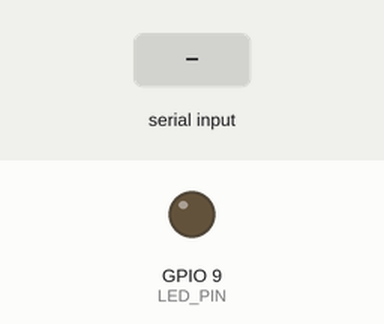
Simulated run of this sketch. Board: ESP32-S3. Shown: output pins drawn as LEDs (lit = HIGH). The inputs (shaded band) are chosen by the test bench.

Above: at 2.0 s.
2.1 s: "90,45\n" received over Serial
At 3.2 s:
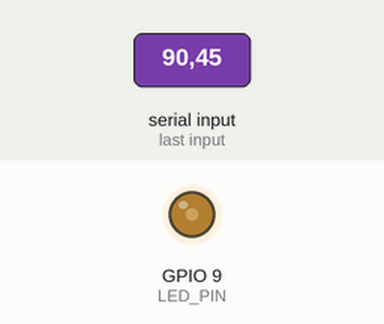
5.1 s: "30,150\n" received over Serial
At 5.4 s:
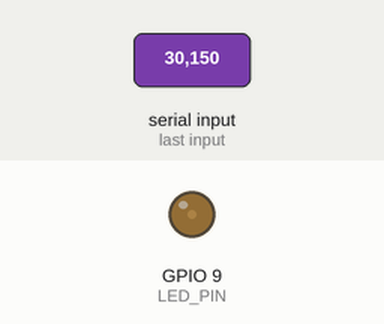
8.1 s: "200\n" received over Serial
At 8.9 s:
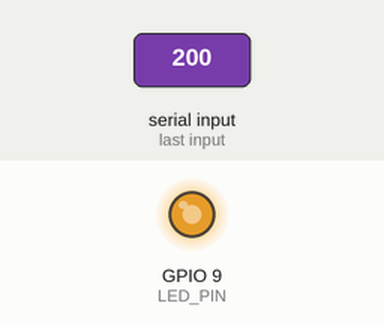
11.1 s: "90\n" received over Serial
At 12.4 s:
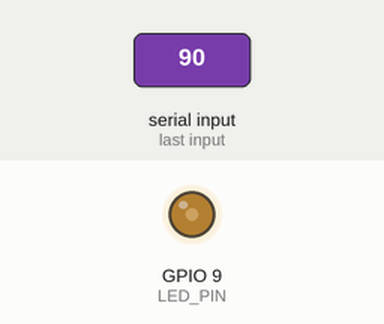
Timing chart, 0 to 14.6 s (numbered marks = the images above; inputs shaded):
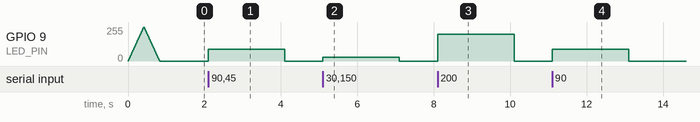

Measured:
- after the input at 2.1 s, GPIO 9 (LED_PIN): 0/255 → 90/255 at once, → 0/255 2.0 s later
- after the input at 5.1 s, GPIO 9 (LED_PIN): 0/255 → 30/255 at once, → 0/255 2.0 s later
- after the input at 8.1 s, GPIO 9 (LED_PIN): 0/255 → 199/255 at once, → 0/255 2.0 s later
- after the input at 11.1 s, GPIO 9 (LED_PIN): 0/255 → 90/255 at once, → 0/255 2.0 s later

The sketch:

AydinD_SS5.ino
```cpp
const int LED_PIN = 9;
const unsigned long TIMEOUT_MS = 2000;   // LED turns off if p5 goes quiet

unsigned long lastMessage = 0;

void setBrightness(int value) {
  value = constrain(value, 0, 255);
  ledcWrite(LED_PIN, value);
}

void setup() {
  Serial.begin(9600);
  ledcAttach(LED_PIN, 5000, 8);

  // Power-up self test that fade up and down once to confirm the wiring
  for (int i = 0; i <= 255; i += 5) { setBrightness(i); delay(8); }
  for (int i = 255; i >= 0; i -= 5) { setBrightness(i); delay(8); }

  lastMessage = millis();
}

void loop() {
  if (Serial.available() > 0) {
    String text = Serial.readStringUntil('\n');
    text.trim();
    if (text.length() > 0) {
      setBrightness(text.toInt());
      lastMessage = millis();
    }
  }

  if (millis() - lastMessage > TIMEOUT_MS) {
    setBrightness(0);
  }
}
```
